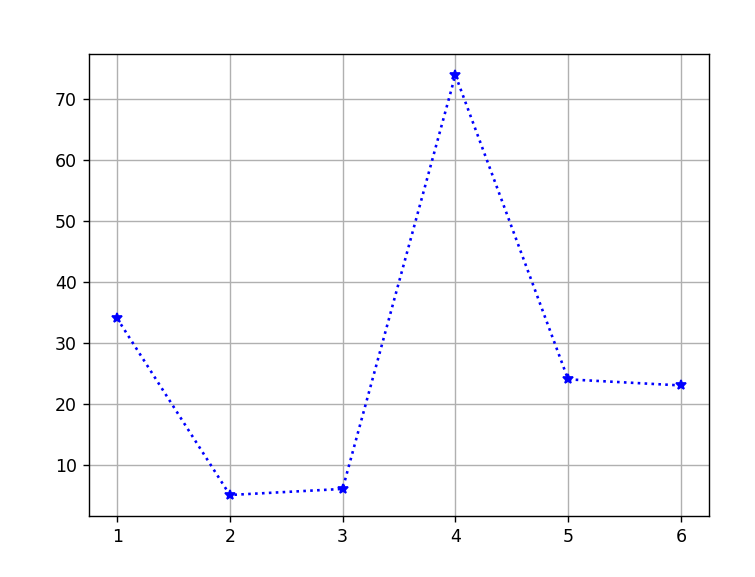

Write the Python code that produced this figure.
import matplotlib.pyplot as plt
import numpy as np
xpoints=np.array([1,2,3,4,5,6])
ypoints=np.array([34,5,6,74,24,23])
plt.plot(xpoints,ypoints,"*:b")
plt.grid()
plt.show()
